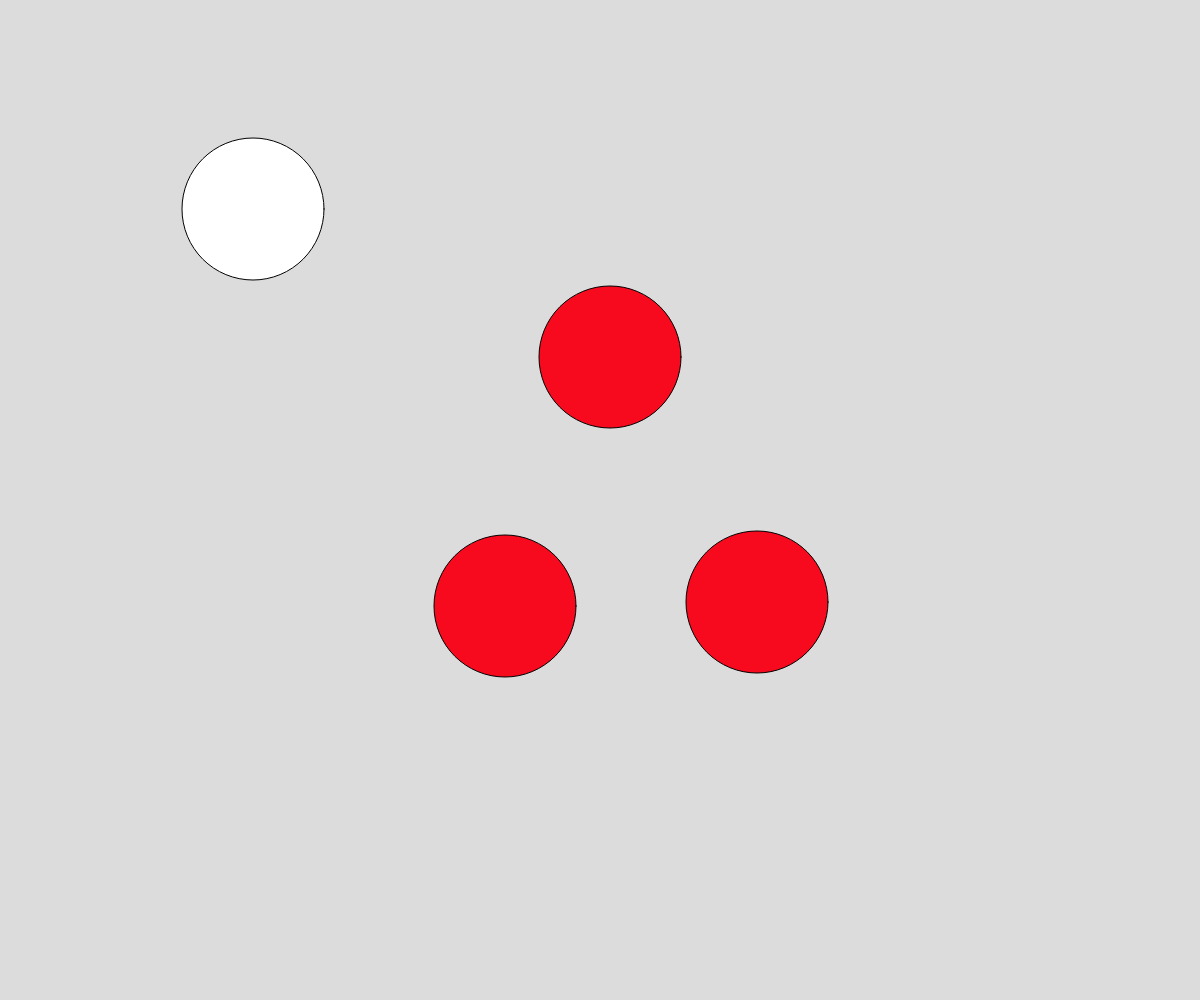
Frame 1 (no input)
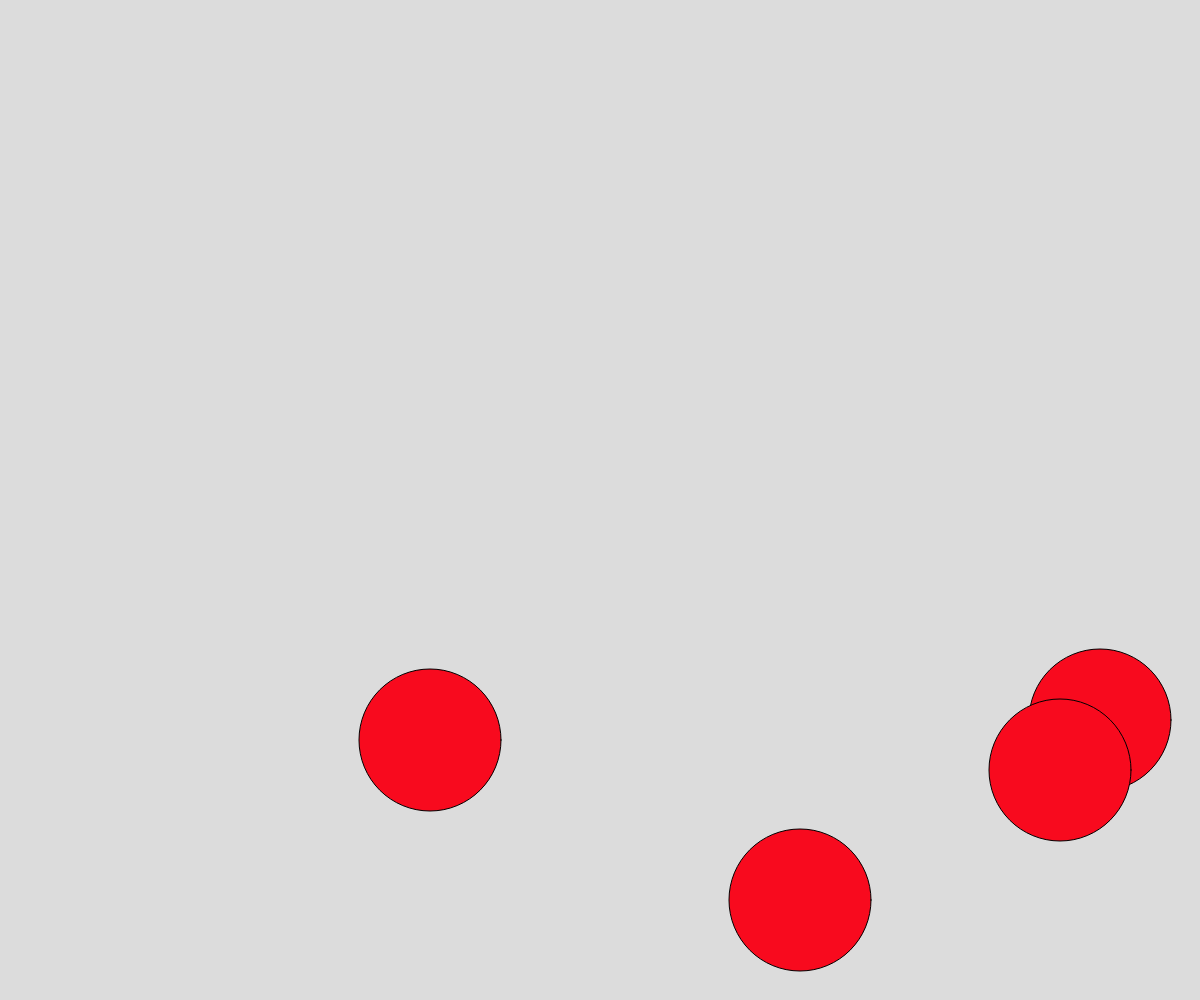
Frame 60 (no input)
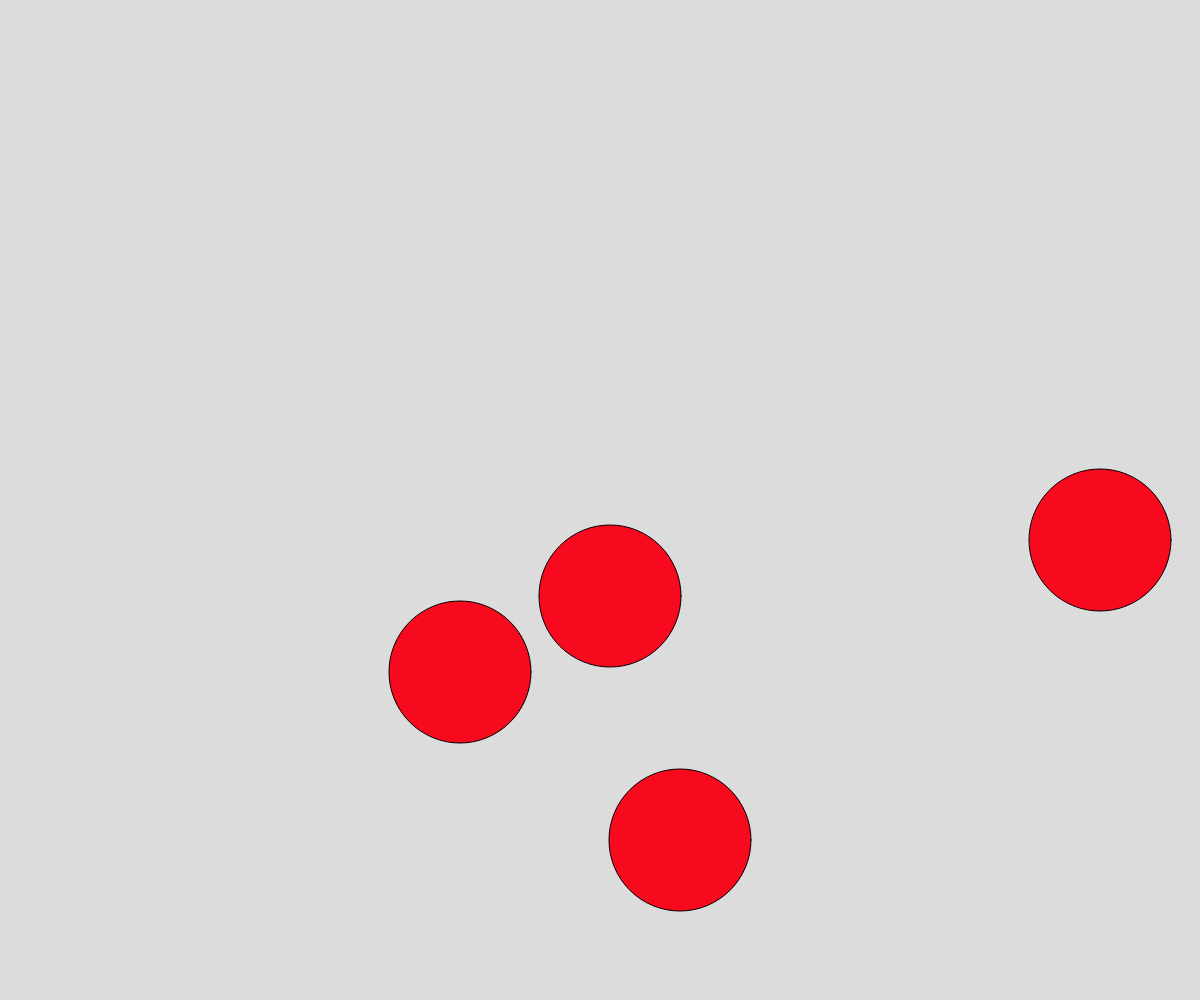
Frame 120 (the mouse pressed at the canvas centre since frame 60)

The p5.js sketch that drew these frames (run headless with seeded random() and noise() and a simulated clock; from frame 60 on, the mouse is pressed at the canvas centre):

// p5.js sketch
// ── sketch.js
function setup() {
  createCanvas(windowWidth, windowHeight);

  // let ySpeedo = random(10, 4)
  // let xSpeedo = random(10, 4)
  // let x = random(windowWidth - d, 0 + d);
  // let y = random(windowHeight - d, 0 + d);

}
let d = Math.floor(Math.random()*101)+51;

// let x = math.floor(math.random()* 800)+d;
// let y = math.floor(math.random()* 600)+d;

// let xKoordinat = [x, x, x, x];
// let yKoordinat = [y, y, y, y];
// let ySpeed = [ySpeedo, ySpeedo, ySpeedo, ySpeedo];
// let xSpeed = [xSpeedo, xSpeedo, xSpeedo, xSpeedo];


let xKoordinat = [250, 500, 750, 600];
let yKoordinat = [200, 600, 600, 350];


let xSpeed = [3, 5, 7, 10];
let ySpeed = [9, 6, 2, 7];

let antalBolde = xKoordinat.length;

let rød = Math.floor(Math.random() * 256);
let grøn = Math.floor(Math.random() * 256);
let blå = Math.floor(Math.random() * 256);


function draw() {
  
  background(220);

  for (let i = 0; i < antalBolde; i++) {
    if (xKoordinat[i] > width - d / 2 || xKoordinat[i] < 0 + d / 2) {
      xSpeed[i] = -xSpeed[i];
    }

    if (yKoordinat[i] > height - d / 2 || yKoordinat[i] < 0 + d / 2) {
      ySpeed[i] = -ySpeed[i];
    }
    xKoordinat[i] = xKoordinat[i] + xSpeed[i];
    yKoordinat[i] = yKoordinat[i] + ySpeed[i];
  }
  for (let i = 0; i < antalBolde; i++) {
    circle(xKoordinat[i], yKoordinat[i], d);
    fill(rød, grøn, blå)
  }
}
